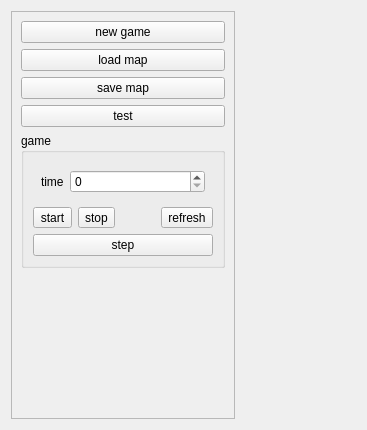
<?xml version="1.0" encoding="UTF-8"?>
<ui version="4.0">
 <class>MainBox</class>
 <widget class="QWidget" name="MainBox">
  <property name="geometry">
   <rect>
    <x>0</x>
    <y>0</y>
    <width>367</width>
    <height>430</height>
   </rect>
  </property>
  <property name="windowTitle">
   <string>Dialog</string>
  </property>
  <layout class="QHBoxLayout" name="horizontalLayout">
   <item>
    <widget class="QFrame" name="frame">
     <property name="sizePolicy">
      <sizepolicy hsizetype="Fixed" vsizetype="Preferred">
       <horstretch>0</horstretch>
       <verstretch>0</verstretch>
      </sizepolicy>
     </property>
     <property name="frameShape">
      <enum>QFrame::StyledPanel</enum>
     </property>
     <property name="frameShadow">
      <enum>QFrame::Raised</enum>
     </property>
     <layout class="QVBoxLayout" name="verticalLayout_3">
      <item>
       <widget class="QPushButton" name="btn_new_game">
        <property name="text">
         <string>new game</string>
        </property>
       </widget>
      </item>
      <item>
       <widget class="QPushButton" name="btn_load_map">
        <property name="text">
         <string>load map</string>
        </property>
       </widget>
      </item>
      <item>
       <widget class="QPushButton" name="btn_save_map">
        <property name="text">
         <string>save map</string>
        </property>
       </widget>
      </item>
      <item>
       <widget class="QPushButton" name="btn_test">
        <property name="text">
         <string>test</string>
        </property>
       </widget>
      </item>
      <item>
       <widget class="QGroupBox" name="groupBox">
        <property name="sizePolicy">
         <sizepolicy hsizetype="Preferred" vsizetype="Fixed">
          <horstretch>0</horstretch>
          <verstretch>0</verstretch>
         </sizepolicy>
        </property>
        <property name="title">
         <string>game</string>
        </property>
        <layout class="QVBoxLayout" name="verticalLayout_2">
         <item>
          <layout class="QHBoxLayout" name="horizontalLayout_3">
           <property name="leftMargin">
            <number>8</number>
           </property>
           <property name="topMargin">
            <number>8</number>
           </property>
           <property name="rightMargin">
            <number>8</number>
           </property>
           <property name="bottomMargin">
            <number>8</number>
           </property>
           <item>
            <widget class="QLabel" name="label">
             <property name="sizePolicy">
              <sizepolicy hsizetype="Fixed" vsizetype="Preferred">
               <horstretch>0</horstretch>
               <verstretch>0</verstretch>
              </sizepolicy>
             </property>
             <property name="text">
              <string>time</string>
             </property>
            </widget>
           </item>
           <item>
            <widget class="QSpinBox" name="sb_interval"/>
           </item>
          </layout>
         </item>
         <item>
          <layout class="QHBoxLayout" name="horizontalLayout_2">
           <item>
            <widget class="QToolButton" name="btn_start">
             <property name="text">
              <string>start</string>
             </property>
            </widget>
           </item>
           <item>
            <widget class="QToolButton" name="btn_stop">
             <property name="text">
              <string>stop</string>
             </property>
            </widget>
           </item>
           <item>
            <spacer name="horizontalSpacer">
             <property name="orientation">
              <enum>Qt::Horizontal</enum>
             </property>
             <property name="sizeHint" stdset="0">
              <size>
               <width>40</width>
               <height>20</height>
              </size>
             </property>
            </spacer>
           </item>
           <item>
            <widget class="QToolButton" name="btn_refresh">
             <property name="text">
              <string>refresh</string>
             </property>
            </widget>
           </item>
          </layout>
         </item>
         <item>
          <widget class="QPushButton" name="btn_step">
           <property name="text">
            <string>step</string>
           </property>
          </widget>
         </item>
        </layout>
       </widget>
      </item>
      <item>
       <widget class="Mouse" name="mouse_widget" native="true"/>
      </item>
     </layout>
    </widget>
   </item>
   <item>
    <widget class="Map" name="map_widget" native="true"/>
   </item>
   <item>
    <spacer name="horizontalSpacer_2">
     <property name="orientation">
      <enum>Qt::Horizontal</enum>
     </property>
     <property name="sizeHint" stdset="0">
      <size>
       <width>40</width>
       <height>20</height>
      </size>
     </property>
    </spacer>
   </item>
  </layout>
 </widget>
 <customwidgets>
  <customwidget>
   <class>Map</class>
   <extends>QWidget</extends>
   <header>map.hpp</header>
   <container>1</container>
  </customwidget>
  <customwidget>
   <class>Mouse</class>
   <extends>QWidget</extends>
   <header>mouse.hpp</header>
   <container>1</container>
  </customwidget>
 </customwidgets>
 <tabstops>
  <tabstop>btn_new_game</tabstop>
  <tabstop>btn_load_map</tabstop>
  <tabstop>btn_save_map</tabstop>
  <tabstop>btn_test</tabstop>
  <tabstop>sb_interval</tabstop>
  <tabstop>btn_start</tabstop>
  <tabstop>btn_stop</tabstop>
  <tabstop>btn_refresh</tabstop>
 </tabstops>
 <resources/>
 <connections/>
</ui>
